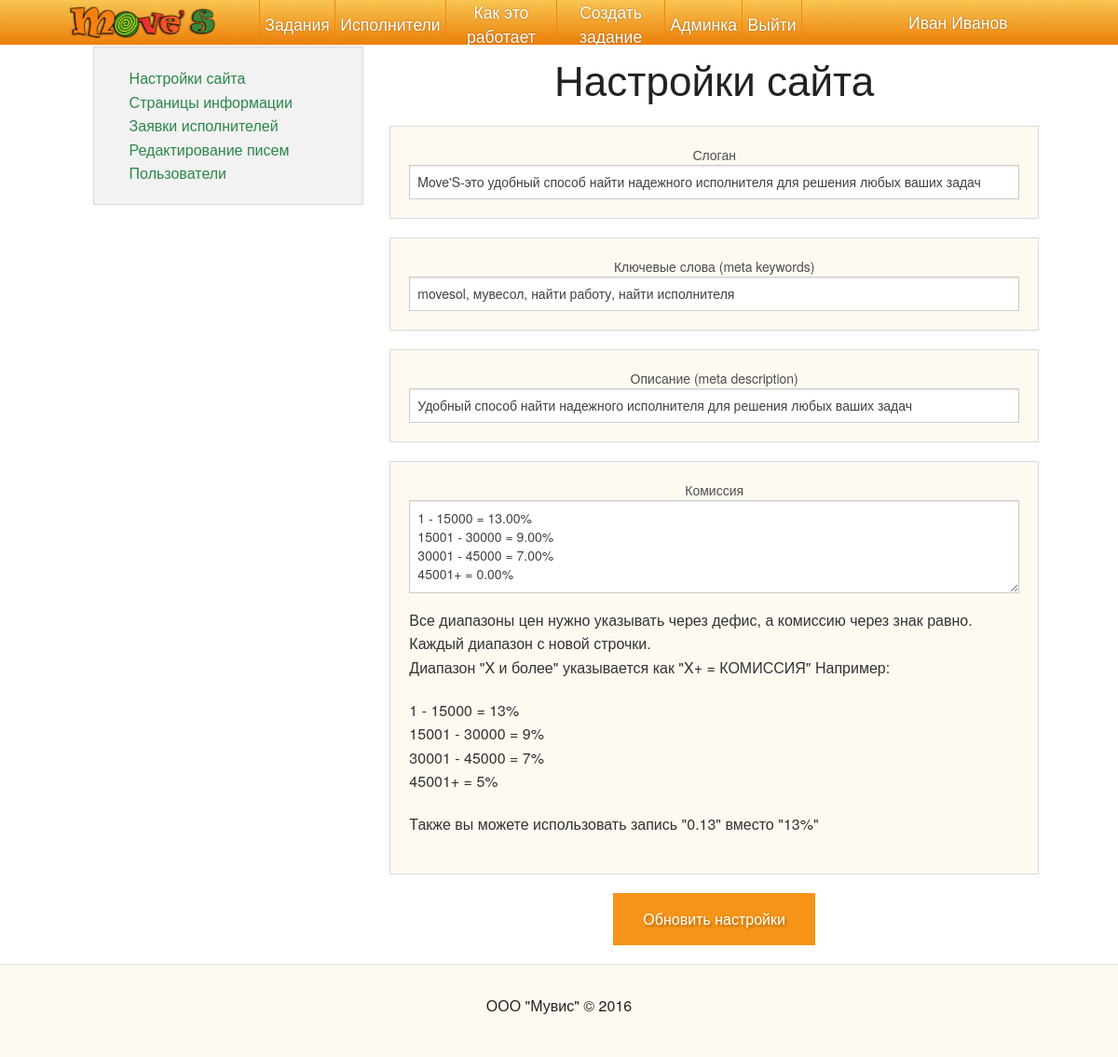
Screenshot of /admin/settings/ (signed in) with the database file from the repository.
### project/modules/user/model.py (models this page shows, shortened)
class User(Model, UserMixin):
    id = Column(db.Integer, primary_key=True)
    full_name = Column(db.String(255), nullable=False)
    registered_at = Column(db.DateTime, default=datetime.datetime.utcnow)
    last_visited_at = Column(db.DateTime, default=None)
    phone = Column(db.String(100))
    email = Column(db.String(100))
    password = Column(db.String(64), nullable=False)
    password_salt = Column(db.String(8), nullable=False)
    city = Column(db.String(255), nullable=False)
    active = Column(db.Boolean, default=True, nullable=False) # Is account activated
    email_confirmed = Column(db.Boolean, default=False, nullable=False) # Is account activated
    phone_confirmed = Column(db.Boolean, default=False, nullable=False) # Is phone confirmed
    doer = Column(db.Boolean, default=False, nullable=False)   # Does a user have doer rights
    task_categories = relationship('Category', secondary=category_to_doer, backref=db.backref('doers', lazy='dynamic'))
    balance = Column(db.Numeric(precision=15, scale=2), default=None)
    avatar_id = Column(db.Integer, db.ForeignKey('upload.id'), nullable=True)
    avatar = relationship('Upload', foreign_keys=[avatar_id], uselist=False)
    rights = Column(db.String(100), nullable=False, default='user')
    roles = db.relationship('Role', secondary=role_to_user, backref=db.backref('users', lazy='dynamic'))
    age = Column(db.Integer)
    about = Column(db.Text(2048), default='')
    deleted = Column(db.Boolean, default=False, nullable=False)
    _rating = Column('rating', db.Float, nullable=False, default=0.0)
    @hybrid_property
    def rating(self):
        return self._rating
    @rating.setter
    def rating(self, value):
        raise Exception('Please, use User.add_rating(rater, value) and User.remove_rating(rating_id) methods')
    def is_authenticated(self):
        return True

### project/modules/constant/model.py (models this page shows)
class Constant(Model):
    id = Column(db.Integer, primary_key=True)
    slogan = Column(db.Text, default='', nullable=False)
    min_commission = Column(db.Integer, default=100, nullable=False)
    active = Column(db.Boolean, default=True)
    seo_keywords = Column(db.Text, default='')
    seo_description = Column(db.Text, default='')

### project/modules/admin/views.py (the view, shortened to what this page needs)
@frontend.route('admin/settings/', methods=['GET', 'POST'])
@rights_required('admin')
def admin_settings():
    PRICE_UPPER_BOUND = 999999
    settingsForm = ChangeSettingsForm()
    commissions = CommissionSettings.query.all()
    commission_ranges_text = ''
    for comm in commissions:
        if comm.upper_bound == PRICE_UPPER_BOUND:
            commission_ranges_text += '{0:.0f}+ = {1:.2f}%'.format(float(comm.lower_bound), float(comm.commission))
        else:
            commission_ranges_text += '{0:.0f} - {1:.0f} = {2:.2f}%'.format(float(comm.lower_bound), float(comm.upper_bound), float(comm.commission*100))
        commission_ranges_text += '\n'
    return render_template('admin/settings.html', **{
        'settingsForm': settingsForm,
        'commission_ranges_text': commission_ranges_text
    })

### project/modules/admin/forms.py
class ChangeSettingsForm(Form):
    slogan = TextField('Слоган', [
    	validators.Length(max=4096, message='Слоган сайта не может быть таким большим.')
    ])
    seo_keywords = TextField('Ключевые слова (тег keywords)')
    seo_description = TextField('Описание (тег description)')
    commission_ranges = TextAreaField('Комиссия')

### project/security.py (called while the page is built)
@login_manager.user_loader
def load_user(id):
    print('USER LOADER CALLED')
    result = User.query.get( int(id) )
    print('REQUESTED USER ID: {}'.format(id))
    print('REQUESTED USER: {}'.format(result))
    return result

### project/template_globals.py (called while the page is built)
@app.template_filter('nl2br')
def nl2br(value):
    value = re.sub(r'\r\n|\r|\n', '\n', value)
    return Markup(value.replace('\n', '<br />'))

@app.template_filter('oneline')
def oneline(value):
    value = re.sub(r'\r\n|\r|\n', '\n', value)
    return Markup(value.replace('\n', ' '))

@app.context_processor
def inject_globals():
	return {
		'now': datetime.datetime.now(),
		'settings': Constant.query.filter_by(active=True).first(),
		'config': config,
        'user_avatar_link': user_avatar_link
	}

### project/util.py (called while the page is built)
def rights_required(rights):
    rights_order = ['guest', 'deleted', 'user', 'moderator', 'admin']
    def decorator(f):
        @functools.wraps(f)
        def wrapper(*args, **kwargs):
            rights_level = current_user.rights or 'guest'
            if rights_level not in rights_order:
                return redirect( url_for('frontend.access_denied') )
            if rights_order.index(rights_level) < rights_order.index(rights):
                return redirect( url_for('frontend.access_denied') )
            return f(*args, **kwargs)
        return wrapper
    return decorator

### templates/admin/settings.html (shortened to what this page needs)
{% extends 'admin/admin_base.html' %}
{% block controller %}admin_settings{% endblock %}
{% block admin_page %}
    <h1>Настройки сайта</h1>
    <form class="settings-form" method="POST">
        <div class="row callout panel">
            <label for="slogan">Слоган</label>
            <input type="text" class="admin-settings__slogan" name="slogan" id="slogan" value="{{ settings.slogan }}">
        </div>
        <div class="row callout panel">
            <label for="seo_keywords">Ключевые слова (meta keywords)</label>
            <input type="text" class="admin-settings__seo-keywords" name="seo_keywords" id="slogan" value="{{ settings.seo_keywords }}">
        </div>
        <div class="row callout panel">
            <label for="seo_description">Описание (meta description)</label>
            <input type="text" class="admin-settings__seo-description" name="seo_description" id="slogan" value="{{ settings.seo_description }}">
        </div>
        <div class="row callout panel">
            <label for="commission">Комиссия</label>
            <textarea class="admin-settings__commission" name="commission_ranges" id="commission_ranges">{{ commission_ranges_text }}</textarea>
            <div class="instruction">
            <p>Все диапазоны цен нужно указывать через дефис, а комиссию через знак равно. Каждый диапазон с новой строчки.<br>
            Диапазон "X и более" указывается как "X+ = КОМИССИЯ"
            Например:</p>
            <p> 1 - 15000 = 13%<br>
                15001 - 30000 = 9%<br>
                30001 - 45000 = 7%<br>
                45001+ = 5%<br>
            </p>
            <p>Также вы можете использовать запись "0.13" вместо "13%"</p>
            </div>
        </div>
        <input type="submit" class="button" name="submit_settings" value="Обновить настройки" />
    </form>
{% endblock admin_page %}

### templates/base.html (shortened to what this page needs)
<!doctype html>
<html class="no-js" lang="ru">
<head>
    {% block styles %}
    <link rel="stylesheet" href="/static/assets/css/app.css">
    <link rel="stylesheet" href="/static/assets/css/additional_styles.css">
    <link rel="stylesheet" href="/static/assets/css/jquery.datetimepicker.css">
    <link rel="stylesheet" href="/static/assets/css/magnific-popup.css">
    <link rel="stylesheet" href="/static/assets/css/chosen.min.css">
    <link rel="stylesheet" href="/static/assets/css/trumbowyg/trumbowyg.min.css">
    {% endblock %}
</head>
<body class="{% block controller %}{% endblock %}">
    <div class="off-canvas-wrap" data-offcanvas>
        <div class="inner-wrap">
            {% block menu %}
            <div class="row full-width sticky-header hide-for-small-only">
                <div class="small-2 columns hide-for-medium-only sticky-header__logo">
                    <div class="center-y">
                        <a href="{{ url_for('frontend.index') }}" class="sticky-header__link"><img class="sticky-header__logo" src="/static/assets/img/logo_shaded.png"></a>
                    </div>
                </div>
                <nav class="small-7 columns sticky-header__items">
                    <div class="center-y">
                        <a href="{{ url_for('frontend.task_list') }}" class="sticky-header__nav-link">Задания</a>
                        <a href="{{ url_for('frontend.user_list') }}" class="sticky-header__nav-link">Исполнители</a>
                        <a href="{{ url_for('frontend.info') }}" class="sticky-header__nav-link last">Как это работает</a>
						{% if current_user.is_authenticated() %}
                        <a href="{{ url_for('frontend.task_new') }}" class="sticky-header__nav-link">Создать задание</a>
                        {% if current_user.rights == 'admin' %}
                        <a href="{{ url_for('frontend.admin_settings') }}" class="sticky-header__nav-link last">Админка</a>
                        {% endif %}
                        <a href="{{ url_for('frontend.logout') }}" class="sticky-header__nav-link">Выйти</a>
						{% endif %}
                    </div>
                </nav>
                <div class="small-2 columns sticky-header__profile">
                    <div class="center-y">
                        {% if current_user.is_authenticated() %}
                        <a href="{{ url_for('frontend.user_view', id = current_user.id) }}">{{ current_user.full_name }}</a>
                        {% else %}
                            <a href="{{ url_for('frontend.login') }}" class="sticky-header__nav-link">Вход</a>
                            <a href="{{ url_for('frontend.reg') }}" class="sticky-header__nav-link">Регистрация</a>
                        {% endif %}
                    </div>
                </div>
            </div>
            {% endblock menu %}
            <div class="content-pad">
            {% block body %}
            {% endblock %}
            </div>
        </div>
    </div>
	{% block footer %}
	<footer class="footer">
		<div class="row full-width">
			<div class="small-12 columns center-x">
				ООО "Мувис" &#169; {{ now.strftime('%Y') }}
			</div>
		</div>
	</footer>
	{% endblock %}
</body>
</html>

### static/assets/css/additional_styles.css (style rules this page uses)
.admin-settings__commission { min-height: 100px; }
.instruction { text-align: left; }
.sticky-header a { font-size: 1.1em; }

### rows the page displays
User: full_name "Иван Иванов"
Constant: slogan "Move'S-это удобный способ найти надежного исполнителя для решения любых ваших задач", seo_keywords "movesol, мувесол, найти работу, найти исполнителя", seo_description "Удобный способ найти надежного исполнителя для решения любых ваших задач"
